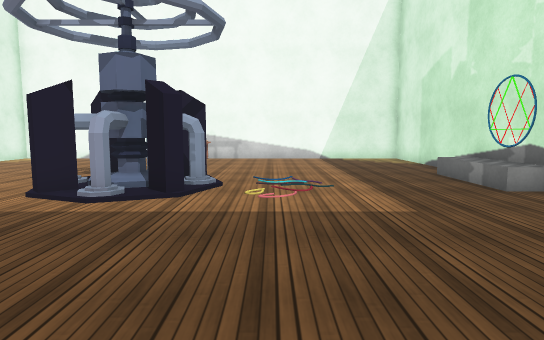
view 1 (above)

12 first-person views from a walk through a 3-D level made in the Unity game engine. The camera is 1.2 m above the floor, tilts 6° down and sees 75° across. The floor is counted in squares, 1 m on a side. Each view is taken from the middle of a square. On the plan, view 1 faces up. The plan holds only what a view shows up to about 14 squares ahead; the rest is blank. The place goes on beyond the plan. The player is left out. Some surface patterns are stand-ins.

view 2
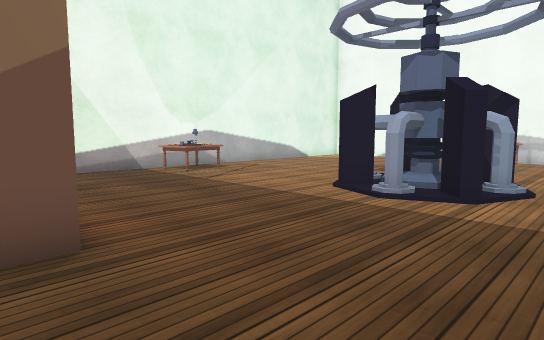

view 3
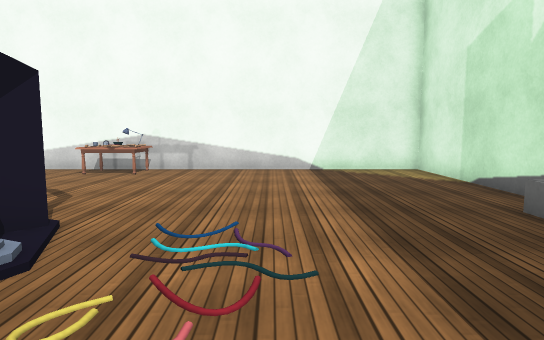

view 4
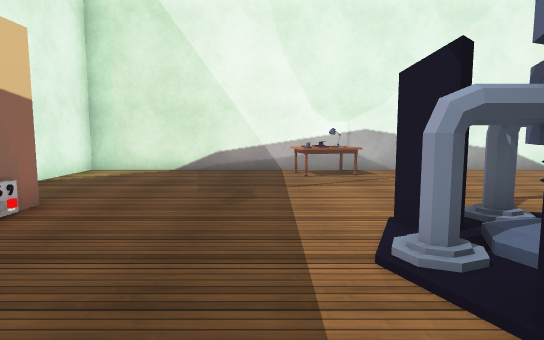

view 5
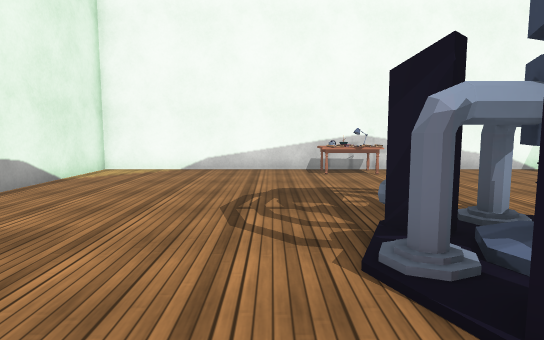

view 6
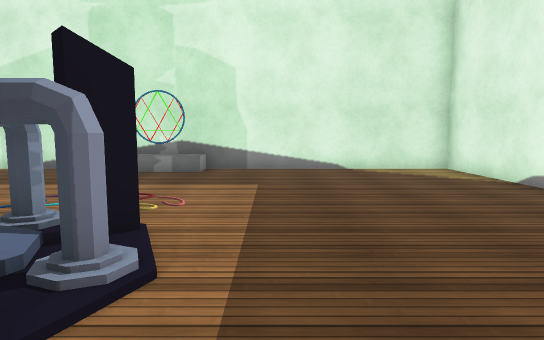

view 7
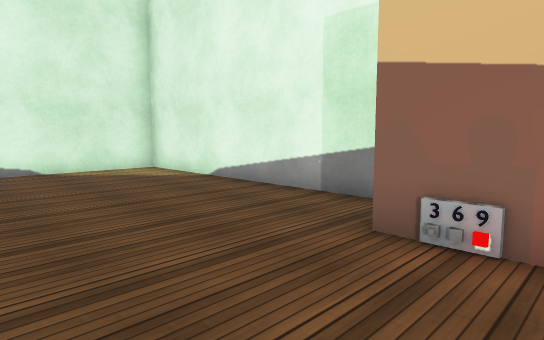

view 8
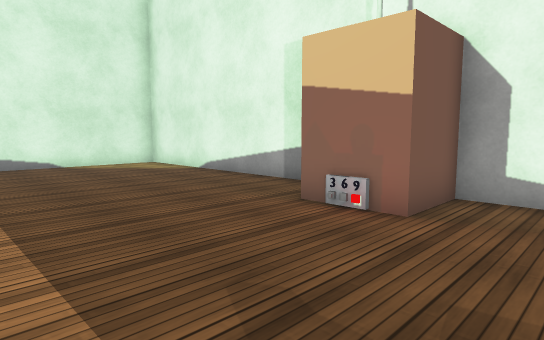

view 9
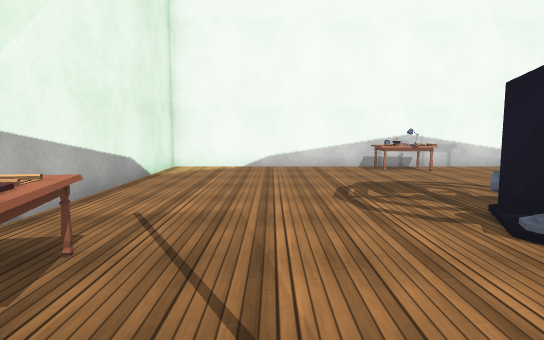

view 10
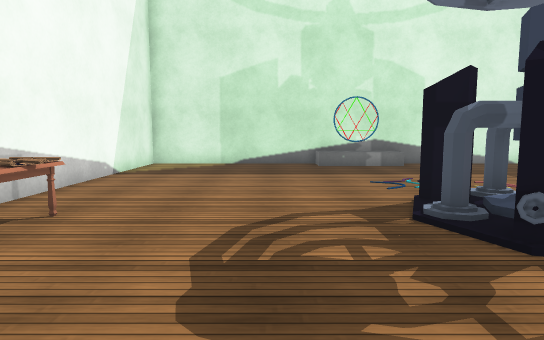

view 11
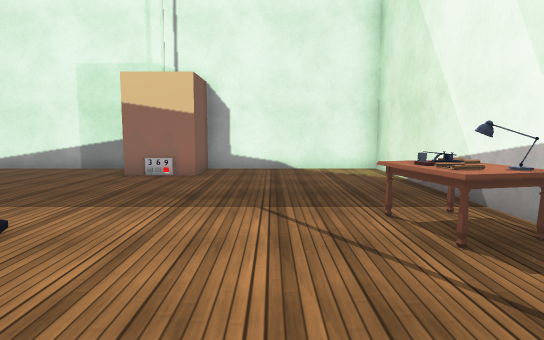

view 12
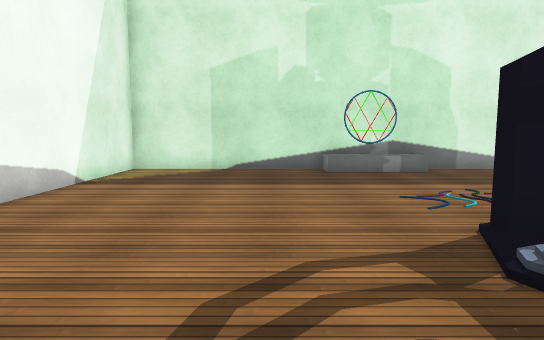

### Floor plan
Points are (right, up) in squares from view 1. A wall is a line through its corners. A room is listed if a view was taken in it or the views show most of it. See-through windows are left out.
Room 1 (views 1, 2, 3, 4, 5, 6, 7, 8, 9, 10, 11, 12)
walls: (-3.1, -0.9) (5.8, -0.9) (5.8, 16.6) (-11.5, 16.6) (-11.5, -0.9) (-5.8, -0.9)
objects: table (-11, 6) to (-10, 7); other object (-5, 1); other object (-5, 6) to (-2, 10); table (-4, 15) to (-3, 16); other object (6, 9)

Positions as (right, up) in squares from view 1, and headings:
1: (0, 0), facing up
2: (0, 0), facing up-left
3: (1, 5), facing up
4: (0, 5), facing left
5: (-6, 5), facing up
6: (-6, 5), facing right
7: (-6, 5), facing down-right
8: (-8, 6), facing down-right
9: (-8, 4), facing up
10: (-8, 12), facing right
11: (-8, 11), facing down
12: (-6, 12), facing right
